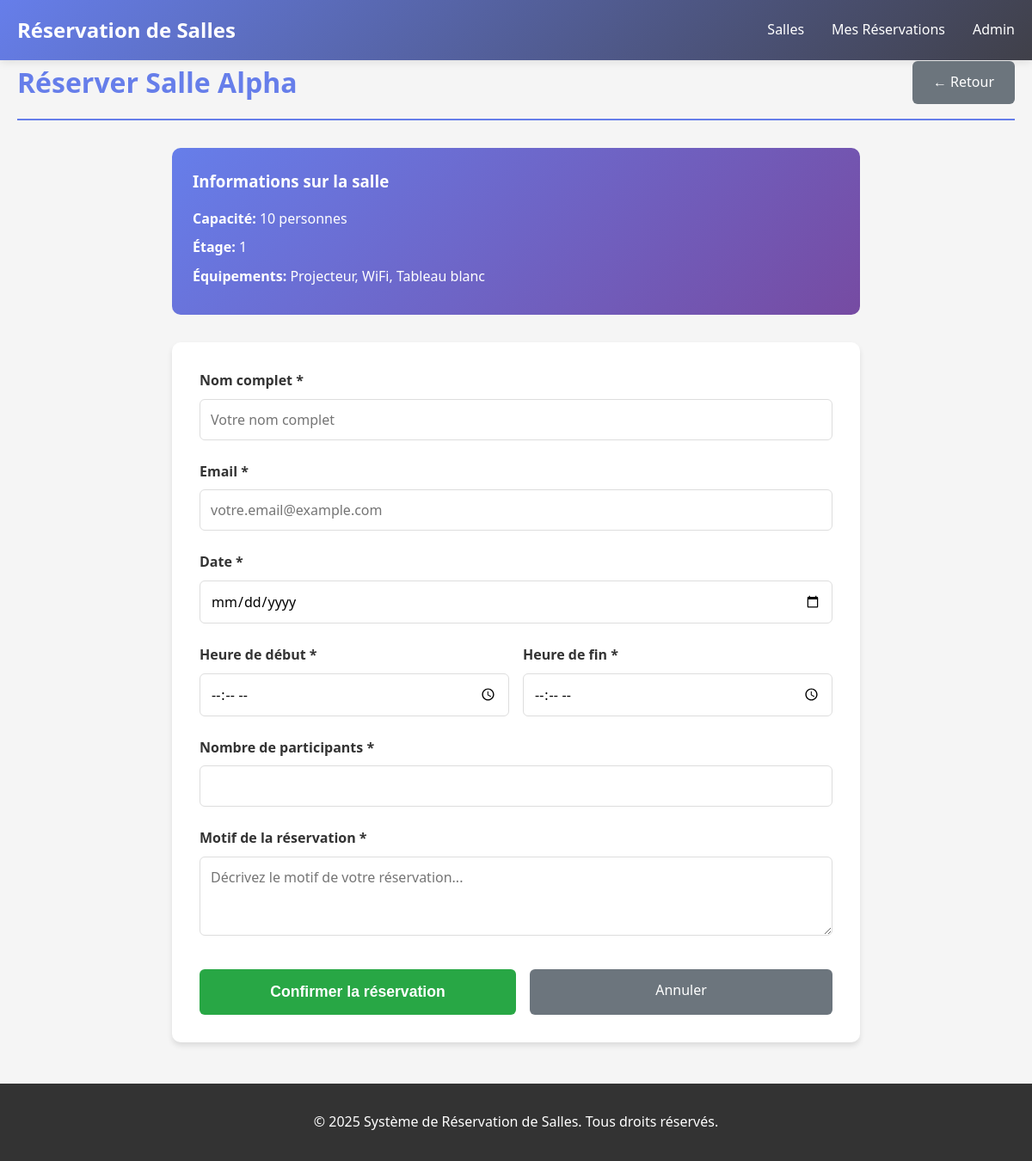
Page /salles/salle/1/reserver/ on the committed database.
### Salles/models.py (models this page shows, shortened)
class Salle(models.Model):
    nom = models.CharField(max_length=100, verbose_name="Nom de la salle")
    capacite = models.IntegerField(verbose_name="Capacité")
    equipements = models.TextField(verbose_name="Équipements disponibles")
    etage = models.IntegerField(verbose_name="Étage")
    image_url = models.URLField(blank=True, verbose_name="URL de l'image")
    class Meta:
        verbose_name = "Salle"
        verbose_name_plural = "Salles"

### Salles/views.py (the view)
# urls.py: path('salle/<int:salle_id>/reserver/', views.reserver, name='reserver'),
def reserver(request, salle_id):
    salle = get_object_or_404(Salle, pk=salle_id)
    if request.method == 'POST':
        form = ReservationForm(request.POST)
        reservation_instance = form.instance
        reservation_instance.salle = salle
        if form.is_valid():
            reservation = form.save(commit=False)
            if salle.est_disponible(reservation.date, reservation.heure_debut, reservation.heure_fin):
                reservation.save()
                reservation.refresh_from_db()
                print(f"DEBUG - Reservation ID: {reservation.id}")
                print(f"DEBUG - Salle ID: {reservation.salle_id}")
                try:
                    print(f"DEBUG - Salle Nom: {reservation.salle.nom}")
                except Exception as e:
                    print(f"DEBUG - ERREUR lors de l'accès à reservation.salle: {e}")
                messages.success(
                    request,
                    f'Réservation confirmée pour {salle.nom} le {reservation.date}'
                )
                return redirect('salles:confirmation', reservation_id=reservation.id)
            else:
                messages.error(
                    request,
                    'Cette salle est déjà réservée pour ce créneau horaire.'
                )
        else:
            messages.error(request, 'Veuillez corriger les erreurs dans le formulaire.')
    else:
        form = ReservationForm(initial={'salle': salle})  # Optional: pre-fill/set initial values
    context = {
        'salle': salle,
        'form': form,
    }
    return render(request, 'Salles/reserver.html', context)

### Salles/templates/Salles/reserver.html (shortened to what this page needs)
{% extends 'Salles/base.html' %}
{% block content %}
<div class="page-header">
    <h2>Réserver {{ salle.nom }}</h2>
    <a href="{% url 'salles:detail_salle' salle.id %}" class="btn btn-secondary">← Retour</a>
</div>
<div class="form-container">
    <div class="salle-info-box">
        <h3>Informations sur la salle</h3>
        <p><strong>Capacité:</strong> {{ salle.capacite }} personnes</p>
        <p><strong>Étage:</strong> {{ salle.etage }}</p>
        <p><strong>Équipements:</strong> {{ salle.equipements }}</p>
    </div>
    <form method="post" class="reservation-form">
        <div class="form-group">
            <label for="{{ form.nom_utilisateur.id_for_label }}">Nom complet *</label>
            {{ form.nom_utilisateur }}
        </div>
        <div class="form-group">
            <label for="{{ form.email.id_for_label }}">Email *</label>
            {{ form.email }}
        </div>
        <div class="form-group">
            <label for="{{ form.date.id_for_label }}">Date *</label>
            {{ form.date }}
        </div>
        <div class="form-row">
            <div class="form-group">
                <label for="{{ form.heure_debut.id_for_label }}">Heure de début *</label>
                {{ form.heure_debut }}
            </div>
            <div class="form-group">
                <label for="{{ form.heure_fin.id_for_label }}">Heure de fin *</label>
                {{ form.heure_fin }}
            </div>
        </div>
        <div class="form-group">
            <label for="{{ form.nombre_participants.id_for_label }}">Nombre de participants *</label>
            {{ form.nombre_participants }}
        </div>
        <div class="form-group">
            <label for="{{ form.motif.id_for_label }}">Motif de la réservation *</label>
            {{ form.motif }}
        </div>
        <div class="form-actions">
            <button type="submit" class="btn btn-success btn-large">Confirmer la réservation</button>
            <a href="{% url 'salles:detail_salle' salle.id %}" class="btn btn-secondary">Annuler</a>
        </div>
    </form>
</div>
{% endblock %}

### Salles/static/Salles/css/style.css (style rules this page uses)
* { margin: 0; padding: 0; box-sizing: border-box; }
body { font-family: 'Segoe UI', Tahoma, Geneva, Verdana, sans-serif; background-color: #f5f5f5; color: #333; line-height: 1.6; }
.page-header { display: flex; justify-content: space-between; align-items: center; margin-bottom: 2rem; padding-bottom: 1rem; border-bottom: 2px solid #667eea; }
.page-header h2 { color: #667eea; font-size: 2rem; }
.btn { padding: 0.75rem 1.5rem; border: none; border-radius: 6px; cursor: pointer; font-size: 1rem; text-decoration: none; display: inline-block; transition: all 0.3s; text-align: center; }
.btn-secondary { background-color: #6c757d; color: white; }
.btn-success { background-color: #28a745; color: white; }
.btn-large { padding: 1rem 2rem; font-size: 1.1rem; font-weight: 600; }
.form-container { max-width: 800px; margin: 0 auto; }
.salle-info-box { background: linear-gradient(135deg, #667eea 0%, #764ba2 100%); color: white; padding: 1.5rem; border-radius: 10px; margin-bottom: 2rem; }
.salle-info-box h3 { margin-bottom: 1rem; }
.salle-info-box p { margin-bottom: 0.5rem; }
.reservation-form { background: white; padding: 2rem; border-radius: 10px; box-shadow: 0 4px 6px rgba(0,0,0,0.1); }
.form-group { margin-bottom: 1.5rem; }
.form-group label { display: block; margin-bottom: 0.5rem; font-weight: 600; color: #333; }
.form-group input, .form-group textarea, .form-group select { width: 100%; padding: 0.75rem; border: 1px solid #ddd; border-radius: 6px; font-size: 1rem; font-family: inherit; }
.form-row { display: grid; grid-template-columns: 1fr 1fr; gap: 1rem; }
.form-actions { display: flex; gap: 1rem; margin-top: 2rem; }
.form-actions .btn { flex: 1; }

### rows in the picture
Salle: nom "Salle Alpha", capacite "10", etage "1", equipements "Projecteur, WiFi, Tableau blanc"
